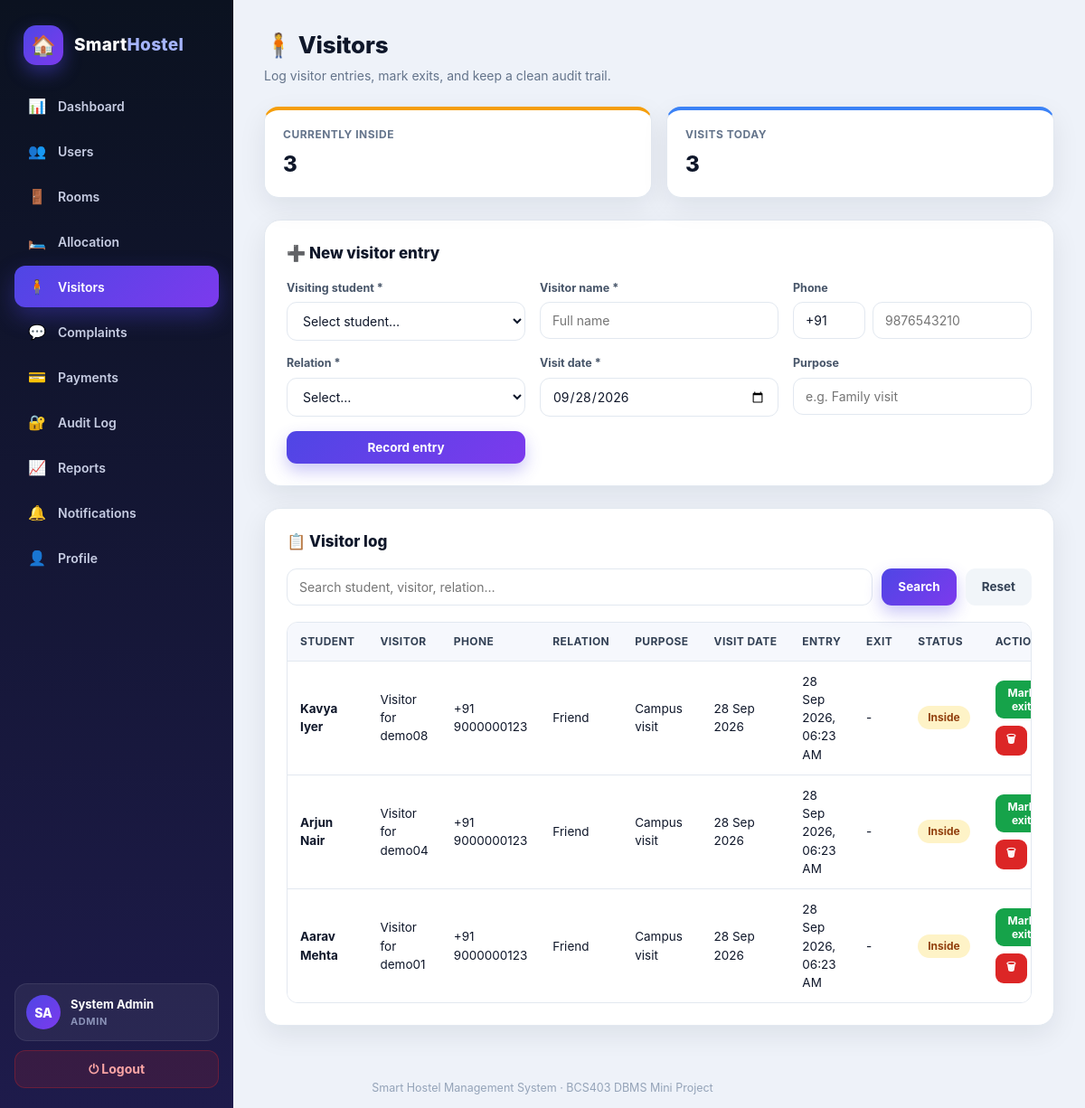
Screenshot of /admin/visitors.php (signed in) with the database file from the repository.
### tables this page shows
CREATE TABLE IF NOT EXISTS visitors (
    id            INT AUTO_INCREMENT PRIMARY KEY,
    student_id    INT          NOT NULL,
    visitor_name  VARCHAR(100) NOT NULL,
    visitor_phone VARCHAR(25)  DEFAULT NULL,
    relation      VARCHAR(100) NOT NULL,
    purpose       VARCHAR(255) DEFAULT NULL,
    visit_date    DATE         NOT NULL,
    entry_time    DATETIME     DEFAULT NULL,
    exit_time     DATETIME     DEFAULT NULL,
    status        ENUM('Inside','Exited') NOT NULL DEFAULT 'Inside',
    flagged       TINYINT(1) NOT NULL DEFAULT 0,
    created_at    TIMESTAMP    DEFAULT CURRENT_TIMESTAMP,
    INDEX idx_visitor_student (student_id),
    FOREIGN KEY (student_id) REFERENCES users(id) ON DELETE CASCADE
);

CREATE TABLE IF NOT EXISTS users (
    id          INT AUTO_INCREMENT PRIMARY KEY,
    full_name   VARCHAR(100)  NOT NULL,
    username    VARCHAR(30)   NOT NULL UNIQUE,
    email       VARCHAR(100)  NOT NULL UNIQUE,
    phone       VARCHAR(25)   NOT NULL,
    country     VARCHAR(100)  DEFAULT NULL,
    state       VARCHAR(100)  DEFAULT NULL,
    address     TEXT          DEFAULT NULL,
    password    VARCHAR(255)  NOT NULL,
    google_id   VARCHAR(255)  DEFAULT NULL UNIQUE,
    auth_provider ENUM('local','google') NOT NULL DEFAULT 'local',
    role        ENUM('admin','student') NOT NULL DEFAULT 'student',
    status      ENUM('active','inactive','pending_verification') NOT NULL DEFAULT 'active',
    created_at  TIMESTAMP DEFAULT CURRENT_TIMESTAMP
);

### includes/config.php (called while the page is built, shortened)
<?php
function safe($val) {
    return htmlspecialchars((string)$val, ENT_QUOTES, 'UTF-8');
}
function formatDate($date, $fallback = '-') {
    $t = strtotime($date);
    return $t ? date('d M Y', $t) : $fallback;
}
function formatDateTime($date, $fallback = '-') {
    if (empty($date) || $date === '0000-00-00 00:00:00') return $fallback;
    $t = strtotime($date);
    return $t ? date('d M Y, h:i A', $t) : $fallback;
}

### includes/pagination.php (called while the page is built, shortened)
<?php
function page_window($conn, $countSql, $types, $params) {
    $stmt = $conn->prepare($countSql);
    $stmt->execute(); $total = (int)$stmt->get_result()->fetch_row()[0]; $stmt->close();
    $pages = max(1, (int)ceil($total / 20));
    $requested = filter_var($_GET['page'] ?? null, FILTER_VALIDATE_INT);
    $page = min(max(1, $requested ?: 1), $pages);
    return [$total, $pages, $page, ($page - 1) * 20];
}

### admin/visitors.php (the view, shortened to what this page needs)
<?php
require_once __DIR__ . '/../includes/config.php';
$search = trim($_GET['search'] ?? '');
$where  = 'WHERE 1=1';
$params = [];
$types  = '';
require_once __DIR__ . '/../includes/pagination.php';
[$totalRows, $totalPages, $page, $offset] = page_window($conn, "SELECT COUNT(*) FROM visitors v JOIN users u ON u.id=v.student_id $where", $types, $params);
$stmt = $conn->prepare("SELECT v.*, u.full_name AS student_name FROM visitors v JOIN users u ON u.id=v.student_id $where ORDER BY v.id DESC LIMIT ? OFFSET ?");
$pageParams = array_merge($params, [20, $offset]);
$stmt->bind_param($types . 'ii', ...$pageParams);
$stmt->execute();
$visitors = $stmt->get_result(); $stmt->close();
$insideCount = (int)$conn->query("SELECT COUNT(*) c FROM visitors WHERE status='Inside'")->fetch_assoc()['c'];
$todayCount  = (int)$conn->query("SELECT COUNT(*) c FROM visitors WHERE visit_date = CURDATE()")->fetch_assoc()['c'];
require_once __DIR__ . '/../includes/header.php';
?>
<div class="layout">
<?php require_once __DIR__ . '/../includes/sidebar.php'; ?>
<main class="main">
    <div class="page-head">
        <h1>🧍 Visitors</h1>
        <p>Log visitor entries, mark exits, and keep a clean audit trail.</p>
    </div>
    <div class="stat-grid" style="grid-template-columns:repeat(auto-fit,minmax(160px,1fr))">
        <div class="stat amber"><div class="stat-label">Currently inside</div><div class="stat-value"><?php echo $insideCount; ?></div></div>
        <div class="stat blue"><div class="stat-label">Visits today</div><div class="stat-value"><?php echo $todayCount; ?></div></div>
    </div>
    <div class="card">
        <h2>➕ New visitor entry</h2>
        <form method="POST" class="form-grid">
            <div class="field">
                <label>Visiting student *</label>
                <select class="input" name="student_id" required>
                    <option value="">Select student…</option>
                </select>
            </div>
            <div class="field"><label>Visitor name *</label><input class="input" name="visitor_name" placeholder="Full name" required></div>
            <div class="field">
                <label>Phone</label>
                <div style="display:flex;gap:8px">
                    <input class="input" name="country_code" value="+91" style="max-width:80px">
                    <input class="input" name="visitor_phone" placeholder="9876543210">
                </div>
            </div>
            <div class="field">
                <label>Relation *</label>
                <select class="input" name="relation" required>
                    <option value="">Select…</option>
                </select>
            </div>
            <div class="field"><label>Visit date *</label><input class="input" type="date" name="visit_date" value="<?php echo date('Y-m-d'); ?>" required></div>
            <div class="field"><label>Purpose</label><input class="input" name="purpose" placeholder="e.g. Family visit"></div>
            <div class="field" style="justify-content:flex-end"><button class="btn btn-primary" type="submit">Record entry</button></div>
        </form>
    </div>
    <div class="card">
        <h2>📋 Visitor log</h2>
        <form method="GET" class="search-bar">
            <input class="input" type="text" name="search" placeholder="Search student, visitor, relation…" value="<?php echo safe($search); ?>">
            <button class="btn btn-primary" type="submit">Search</button>
            <a class="btn btn-ghost" href="visitors.php">Reset</a>
        </form>
        <div class="table-wrap">
            <table>
                <thead><tr><th>Student</th><th>Visitor</th><th>Phone</th><th>Relation</th><th>Purpose</th><th>Visit date</th><th>Entry</th><th>Exit</th><th>Status</th><th>Actions</th></tr></thead>
                <tbody>
                <?php if ($visitors->num_rows): while ($v = $visitors->fetch_assoc()): ?>
                    <tr>
                        <td><strong><?php echo safe($v['student_name']); ?></strong></td>
                        <td><?php echo safe($v['visitor_name']); ?></td>
                        <td><?php echo safe($v['visitor_phone'] ?: '-'); ?></td>
                        <td><?php echo safe($v['relation']); ?></td>
                        <td><?php echo safe($v['purpose'] ?: '-'); ?></td>
                        <td><?php echo formatDate($v['visit_date']); ?></td>
                        <td><?php echo formatDateTime($v['entry_time']); ?></td>
                        <td><?php echo formatDateTime($v['exit_time']); ?></td>
                        <td><span class="badge <?php echo $v['status'] === 'Inside' ? 'badge-yellow' : 'badge-green'; ?>"><?php echo safe($v['status']); ?></span></td>
                        <td>
                            <div style="display:flex;gap:8px;flex-wrap:wrap">
                                <?php if ($v['status'] === 'Inside'): ?>
                                <form method="POST" style="margin:0">
                                    <button class="btn btn-green btn-sm" type="submit">Mark exit</button>
                                </form>
                                <?php endif; ?>
                                <form method="POST" style="margin:0" data-confirm="Delete this visitor record?">
                                    <button class="btn btn-red btn-sm" type="submit">🗑</button>
                                </form>
                            </div>
                        </td>
                    </tr>
                <?php endwhile; else: ?>
                    <tr><td colspan="10" class="empty-row">No visitor records found.</td></tr>
                <?php endif; ?>
                </tbody>
            </table>
        </div>
    </div>
</main>
</div>
<?php require_once __DIR__ . '/../includes/footer.php'; ?>

### assets/css/style.css (style rules this page uses)
:root { --bg: #eef2f9; --surface: #ffffff; --ink: #0f172a; --muted: #64748b; --line: #e2e8f0; --accent: #4f46e5; --accent-2: #7c3aed; --accent-soft: #eef0ff; --success: #16a34a; --success-soft: #dcfce7; --danger: #dc2626; --danger-soft: #fee2e2; --warning: #b45309; --warning-soft: #fef3c7; --info: #1d4ed8; --info-soft: #dbeafe; --sidebar-1: #0b1220; --sidebar-2: #1e1b4b; --radius: 18px; --shadow: 0 10px 30px rgba(15, 23, 42, .08); --shadow-lg: 0 24px 60px rgba(15, 23, 42, .14); }
* { margin: 0; padding: 0; box-sizing: border-box; }
body { font-family: "Inter", "Segoe UI", system-ui, -apple-system, Arial, sans-serif; background: var(--bg); color: var(--ink); line-height: 1.5; }
a { color: var(--accent); }
.layout { display: flex; min-height: 100vh; }
.main { margin-left: 258px; flex: 1; padding: 30px 34px 10px; min-width: 0; }
.page-head { margin-bottom: 24px; }
.page-head h1 { font-size: 26px; font-weight: 800; letter-spacing: -.2px; }
.page-head p { color: var(--muted); margin-top: 4px; font-size: 14px; }
.card { background: var(--surface); border-radius: var(--radius); box-shadow: var(--shadow); border: 1px solid var(--line); padding: 24px; margin-bottom: 24px; }
.card > h2 { font-size: 17px; font-weight: 800; margin-bottom: 16px; display: flex; align-items: center; gap: 9px; }
.stat-grid { display: grid; grid-template-columns: repeat(auto-fit, minmax(170px, 1fr)); gap: 16px; margin-bottom: 24px; }
.stat { background: var(--surface); border-radius: 16px; padding: 18px 20px; border: 1px solid var(--line); border-top: 4px solid var(--accent); box-shadow: var(--shadow); }
.stat.amber { border-top-color: #f59e0b; }
.stat.blue { border-top-color: #3b82f6; }
.stat .stat-label { font-size: 12px; font-weight: 700; color: var(--muted); text-transform: uppercase; letter-spacing: .5px; }
.stat .stat-value { font-size: 24px; font-weight: 800; margin-top: 6px; }
.table-wrap { overflow-x: auto; border-radius: 12px; border: 1px solid var(--line); }
table { width: 100%; border-collapse: collapse; font-size: 13.5px; background: var(--surface); }
thead th { text-align: left; background: #f6f8fd; color: #334155; font-weight: 700; font-size: 12px; text-transform: uppercase; letter-spacing: .4px; padding: 12px 14px; white-space: nowrap; }
tbody td { padding: 12px 14px; border-top: 1px solid var(--line); vertical-align: middle; }
.badge { display: inline-flex; align-items: center; gap: 5px; padding: 4px 11px; border-radius: 999px; font-size: 12px; font-weight: 700; white-space: nowrap; }
.badge-yellow { background: var(--warning-soft); color: #92400e; }
.btn { display: inline-flex; align-items: center; justify-content: center; gap: 7px; border: none; cursor: pointer; text-decoration: none; padding: 10px 18px; border-radius: 11px; font-weight: 700; font-size: 13.5px; font-family: inherit; transition: transform .15s, box-shadow .15s, background .15s; }
.btn-primary { background: linear-gradient(135deg, var(--accent), var(--accent-2)); color: #fff; box-shadow: 0 8px 18px rgba(79, 70, 229, .30); }
.btn-green { background: var(--success); color: #fff; }
.btn-red { background: var(--danger); color: #fff; }
.btn-ghost { background: #f1f5f9; color: #334155; }
.btn-sm { padding: 6px 12px; font-size: 12px; border-radius: 9px; }
.form-grid { display: grid; grid-template-columns: repeat(auto-fit, minmax(220px, 1fr)); gap: 16px; }
.field { display: flex; flex-direction: column; gap: 6px; }
.field label { font-size: 12.5px; font-weight: 700; color: #475569; }
.input, select.input, textarea.input { border: 1.5px solid var(--line); border-radius: 11px; padding: 11px 13px; font-size: 14px; font-family: inherit; background: #fff; color: var(--ink); width: 100%; outline: none; transition: border-color .15s, box-shadow .15s; }
.search-bar { display: flex; gap: 10px; margin-bottom: 18px; flex-wrap: wrap; }
.search-bar .input { flex: 1; min-width: 200px; }

### rows the page displays
visitors: student.full_name "Kavya Iyer", visitor_name "Visitor for demo08", visitor_phone "+91 9000000123", relation "Friend", purpose "Campus visit", visit_date "28 Sep 2026", entry_time "28 Sep 2026, 06:23 AM", exit_time "-", status "Inside"
visitors: student.full_name "Arjun Nair", visitor_name "Visitor for demo04", visitor_phone "+91 9000000123", relation "Friend", purpose "Campus visit", visit_date "28 Sep 2026", entry_time "28 Sep 2026, 06:23 AM", exit_time "-", status "Inside"
visitors: student.full_name "Aarav Mehta", visitor_name "Visitor for demo01", visitor_phone "+91 9000000123", relation "Friend", purpose "Campus visit", visit_date "28 Sep 2026", entry_time "28 Sep 2026, 06:23 AM", exit_time "-", status "Inside"

### other values shown
safe($navInitials) "SA"
safe($navName) "System Admin"
safe(ucfirst($navRole)) "ADMIN"
$insideCount "3"
$todayCount "3"
